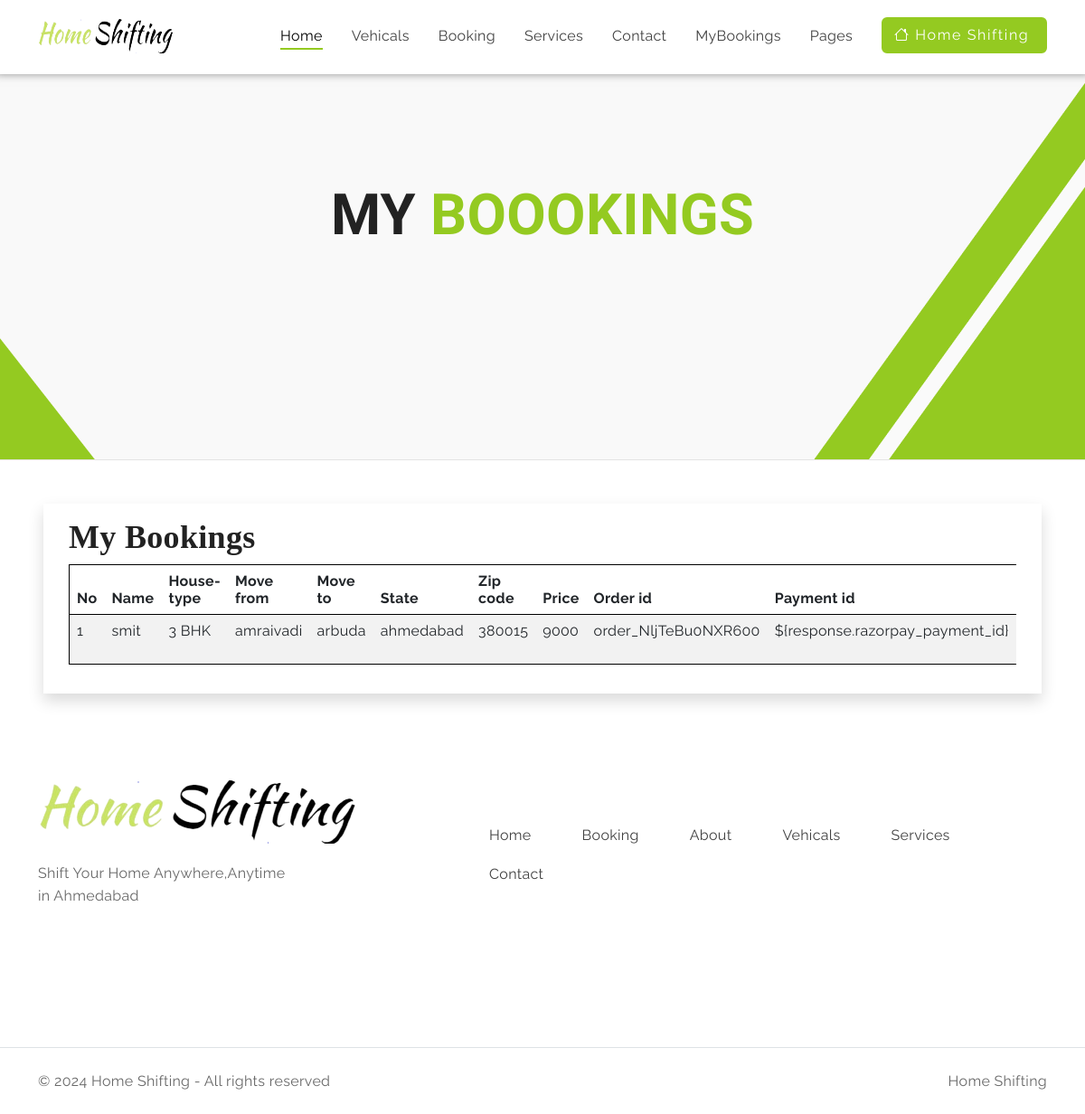
The app's page /mybookings/ (signed in) with its own data.
### myapp/models.py (models this page shows, shortened)
class Booking(models.Model):
    ORDERSTATUS = (
    	("house-type","house-type"),
        ("Booking","Booking"),
        ("payment-status","payment-status"),
        ("on-the-way","on-the-way"),
        ("cancel","Cancle"),
        ("finish","finish process"))
    htype = models.CharField(max_length=40,null=True)
    userid = models.ForeignKey(User,on_delete=models.CASCADE)
    bname = models.CharField(max_length=40)
    movefrom = models.CharField(max_length=40)
    moveto = models.CharField(max_length=40)
    state = models.CharField(max_length=40)
    zipcode = models.PositiveIntegerField()
    price = models.PositiveIntegerField()
    razorpay_order_id=models.CharField(max_length=100,null=True,blank=True)
    razorpay_payment_id=models.CharField(max_length=100,null=True,blank=True)
    status = models.CharField(max_length=20,choices = ORDERSTATUS,default="Booking")
    house_type_active = models.BooleanField(default=False)
    booking_active = models.BooleanField(default=False)
    payment_status_active = models.BooleanField(default=False)
    on_the_way_active = models.BooleanField(default=False)
    cancel_active = models.BooleanField(default=False)
    finish_active = models.BooleanField(default=False)

### myapp/views.py (the view)
# urls.py: path('mybookings/',views.mybookings, name='mybookings'),
def mybookings(request):
    user = User.objects.get(u_email = request.session['email'])
    user_bookings = Booking.objects.filter(userid=user)
    return render(request,"myapp/mybookings.html",{'user_bookings': user_bookings})

### myapp/templates/myapp/mybookings.html (shortened to what this page needs)
{% include "myapp/header.html" %}
{% load static %}
    <section id="hero" class=" position-relative overflow-hidden">
        <div class="pattern-overlay pattern-right position-absolute">
            <img src="{% static 'myapp/images/hero-pattern-right.png' %}" alt="pattern">
        </div>
        <div class="pattern-overlay pattern-left position-absolute">
            <img src="{% static 'myapp/images/hero-pattern-left.png' %}" alt="pattern">
        </div>
        <div class="hero-content container text-center">
            <div class="row">
                <div class="detail mb-4">
                    <h1 class="">My<span class="text-primary"> Boookings</span> </h1>
                </div>
            </div>
        </div>
    </section>
    <html lang="en">
<head>
</head>
<body>
<hr class="mt-0">
<div class="card shadow m-5" id="myorder">
    <div class="card-body">
        <div class="container-fluid">
            <h3 style="font-family:roman">My Bookings</h3>
            <div class="table-responsive">
                <table class="table table-striped" border="2" style="border: solid 1px black;">
                    <thead style="background-color: #222222; color:#F9F9F9;">
                        <tr>
                            <th>No</th>
                            <th>Name</th>
                            <th>House-type</th>
                            <th>Move from</th>
                            <th>Move to</th>
                            <th>State</th>
                            <th>Zip code</th>
                            <th>Price</th>
                            <th>Order id</th>
                            <th>Payment id</th>
                        </tr>
                    </thead>
                    <tbody>
                        <tr>
                            {% for i in user_bookings %}
                            <td>{{forloop.counter}}</td>
                            <td>{{i.bname}}</td>
                            <td>{{i.htype}}</td>
                            <td>{{i.movefrom}}</td>
                            <td>{{i.moveto}}</td>
                            <td>{{i.state}}</td>
                            <td>{{i.zipcode}}</td>
                            <td>{{i.price}}</td>
                            <td>{{i.razorpay_order_id}}</td>
                            <td>{{i.razorpay_payment_id}}</td>
                        </tr>
                        {% endfor %}
                    </tbody>
                </table>
            </div>
        </div>
    </div>
</div>
</body>
</html>
{% include "myapp/footer.html" %}

### myapp/templates/myapp/header.html (shortened to what this page needs)
{% load static %}
<html lang="en">
<head>
    <link rel="stylesheet" type="text/css" href="{% static 'myapp/css/vendor.css' %}">
    <link rel="stylesheet" href="https://cdn.jsdelivr.net/npm/swiper@9/swiper-bundle.min.css" />
    <link href="https://cdn.jsdelivr.net/npm/bootstrap@5.3.0-alpha3/dist/css/bootstrap.min.css" rel="stylesheet"
>
    <link rel="stylesheet"
        href="https://cdnjs.cloudflare.com/ajax/libs/bootstrap-datepicker/1.9.0/css/bootstrap-datepicker.min.css">
    <link rel="stylesheet" type="text/css" href="{% static 'myapp/css/style.css' %}">
    <link rel="stylesheet" href="https://cdn.jsdelivr.net/npm/bootstrap-icons@1.11.3/font/bootstrap-icons.min.css">
</head>
<body data-bs-spy="scroll" data-bs-target="#header-nav" tabindex="0">
    <nav class="navbar navbar-expand-lg  navbar-light container-fluid py-3 position-fixed " style="box-shadow: 0 -6px 10px 5px rgba(0,0,0,0.5);">
        <div class="container">
            <a class="navbar-brand" href="index.html"><img src="{% static 'myapp/images/hm.png' %}" alt="logo"
                    style="height: 40px; width: 150px;"></a>
            <div class="offcanvas offcanvas-end" tabindex="-1" id="offcanvasNavbar"
                aria-labelledby="offcanvasNavbarLabel">
                <div class="offcanvas-body">
                    <ul class="navbar-nav align-items-center justify-content-end flex-grow-1 pe-3">
                        <li class="nav-item">
                            <a class="nav-link active px-3" aria-current="page" href="{% url 'home' %}">Home</a>
                        </li>
                        <li class="nav-item">
                            <a class="nav-link px-3" href="{% url 'vehical' %}">Vehicals</a>
                        </li>
                        <li class="nav-item">
                            <a class="nav-link px-3" href="{% url 'booking' %}">Booking</a>
                        </li>
                        <li class="nav-item">
                            <a class="nav-link px-3" href="{% url 'services' %}">Services</a>
                        </li>
                        <li class="nav-item">
                            <a class="nav-link px-3" href="{% url 'contact' %}">Contact</a>
                        </li>
                        {% if request.session.email %}
                        <li class="nav-item">
                            <a class="nav-link px-3" href="{% url "mybookings" %}">MyBookings</a>
                        </li>
                        {% endif %}
                        <li class="nav-item dropdown text-center">
                            <a class="nav-link px-3 dropdown-toggle" data-bs-toggle="dropdown" href="#" role="button"
                                aria-expanded="false" href="#">Pages </a>
                        </li>
                    </ul>
                    {% if request.session.email %}
                    <div class="dropdown">
                        <a class="btn btn-outline-primary dropdown-toggle active" href="#" role="button"
                            id="dropdownMenuLink" data-bs-toggle="dropdown" aria-expanded="false">
                            <i class="bi bi-house"></i> Home Shifting
                        </a>
                    </div>
                    {% endif %}
                </div>
            </div>
        </div>
    </nav>

### myapp/templates/myapp/footer.html (shortened to what this page needs)
{% load static %}
    <section id="footer">
        <div class="container footer-container mt-5">
            <footer class="row row-cols-1 row-cols-sm-2 row-cols-md-5 my-5 py-5 ">
                <div class=" col-md-4 mt-5 mt-md-0 ">
                    <img src="{% static 'myapp/images/hm.png' %}" alt="image">
                    <p class="py-3"> Shift Your Home Anywhere,Anytime <br>in Ahmedabad</p>
                    <div class="d-flex align-items-center ">
                        <a href="#" target="_blank"><iconify-icon class="social-link-icon pe-4"
                                icon="mdi:facebook"></iconify-icon></a>
                        <a href="#" target="_blank"><iconify-icon class="social-link-icon pe-4"
                                icon="mdi:twitter"></iconify-icon></a>
                        <a href="#" target="_blank"><iconify-icon class="social-link-icon pe-4"
                                icon="mdi:instagram"></iconify-icon></a>
                        <a href="#" target="_blank"><iconify-icon class="social-link-icon pe-4"
                                icon="mdi:linkedin"></iconify-icon></a>
                        <a href="#" target="_blank"><iconify-icon class="social-link-icon pe-4"
                                icon="mdi:youtube"></iconify-icon></a>
                    </div>
                </div>
                <div class="col-md-7 offset-md-1 mt-5">
                    <ul class="footer-nav list-unstyled ">
                        <li class="nav-item me-2 mb-3">
                            <a class="nav-link px-4" aria-current="page" href="{% url 'home' %}">Home</a>
                        </li>
                        <li class="nav-item me-2 mb-3">
                            <a class="nav-link px-4" href="{% url 'booking' %}">Booking</a>
                        </li>
                        <li class="nav-item me-2 mb-3">
                            <a class="nav-link px-4" href="{% url 'about' %}">About</a>
                        </li>
                        <li class="nav-item me-2 mb-3">
                            <a class="nav-link px-4" href="{% url 'vehical' %}">Vehicals</a>
                        </li>
                        <li class="nav-item me-2 mb-3">
                            <a class="nav-link px-4" href="{% url 'services' %}">Services</a>
                        </li>
                        <li class="nav-item me-2 mb-3">
                            <a class="nav-link px-4" href="{% url 'contact' %}">Contact</a>
                        </li>
                    </ul>
                </div>
            </footer>
        </div>
    <footer class="d-flex flex-wrap justify-content-between align-items-center border-top"></footer>
        <div class="container">
            <footer class="d-flex flex-wrap justify-content-between align-items-center py-2 pt-4">
                <div class="col-md-6 d-flex align-items-center">
                    <p>© 2024 Home Shifting - All rights reserved</p>
                </div>
                <div class="col-md-6 d-flex align-items-center justify-content-end">
                    <p class="">Home Shifting</p>
                </div>
            </footer>
        </div>
    </section>
</body>
</html>

### myapp/static/myapp/css/style.css (style rules this page uses)
:root { --accent-color: #94CA21; --secondary-color: #79A6DE; --dark-color: #222222; --white-color: #FFFFFF; --body-text-color: #414141; --light-text-color: #686868; --link-color: #94CA21; --background-color: #F9F9F9; }
:root { --body-font: 'Raleway', sans-serif; --heading-font: 'Kalam', cursive; --sub-heading-font: 'Raleway', sans-serif; }
*, *::before, *::after { -webkit-box-sizing: border-box; -moz-box-sizing: border-box; box-sizing: border-box; }
html { box-sizing: border-box; }
body { font-family: var(--body-font); font-weight: 400; font-size: 1rem; line-height: 1.6em; letter-spacing: 0.02em; color: var(--light-text-color); }
h1, .h1, h2, .h2, h3, .h3 { font-family: var(--heading-font); font-weight: 700; color: var(--dark-color); }
h1, .h1 { font-size: 3.938rem; text-transform: uppercase; }
h3, .h3 { font-size: 2.25rem; text-transform: capitalize; }
.text-primary { color: var(--accent-color) !important; }
p { font-family: var(--body-font); color: var(--light-text-color); }
hr { color: #E4E4E4; opacity: 100; }
a { font-family: var(--body-font); color: var(--dark-color); text-decoration: none; cursor: pointer; transition: all 0.3s ease-out; }
.btn { --bs-btn-font-size: 1rem; letter-spacing: 0.1em; transition: 0.3s ease-in; }
.btn-outline-primary { border: 2px solid var(--accent-color); --bs-btn-color: var(--body-text-color); --bs-btn-border-color: var(--accent-color); --bs-btn-hover-color: var(--white-color); --bs-btn-hover-bg: var(--accent-color); --bs-btn-hover-border-color: var(--accent-color); --bs-btn-active-color: var(--white-color); --bs-btn-active-bg: var(--accent-color); --bs-btn-active-border-color: var(--accent-color); }
.btn-check:checked+.btn, .btn.active, .btn.show, .btn:first-child:active, :not(.btn-check)+.btn:active { color: var(--white-color); background-color: var(--bs-btn-active-bg); border-color: var(--bs-btn-active-border-color); }
nav.navbar { background: var(--white-color); z-index: 9999999; }
a.nav-link, .nav-button { color: var(--body-text-color); font-size: 1rem; font-family: var(--body-font); letter-spacing: 0.02em; text-transform: capitalize; }
a.nav-link::after { content: ""; text-align: center; display: block; width: 0; height: 2px; background: var(--accent-color); transition: width 0.3s; }
a.nav-link.active::after, a.nav-link:focus::after, a.nav-link:hover::after { width: 100%; transition: width 0.3s; }
.dropdown-toggle::after { display: inline-block; margin-left: 0em; vertical-align: 0em; content: ""; border: none; border-top: none; border-right: none; border-bottom: none; border-left: none; }
section#hero { background: var(--background-color); }
.hero-content { padding: 200px 0px; }
.pattern-overlay.pattern-right { right: 0px; bottom: 0px; }
.pattern-overlay.pattern-left { bottom: 0px; }
.card { --bs-card-border-width: none; --bs-card-border-radius: none; --bs-card-inner-border-radius: none; }
.social-link-icon { font-size: 24px; }
.footer-nav { display: flex; flex-wrap: wrap; }

### records on screen
Booking: bname "smit", htype "3 BHK", movefrom "amraivadi", moveto "arbuda", state "ahmedabad", zipcode "380015", price "9000", razorpay_order_id "order_NljTeBu0NXR600", razorpay_payment_id "${response.razorpay_payment_id}"
